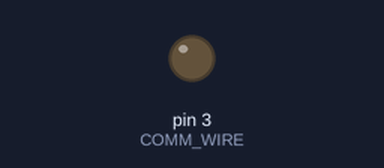
Recording of a sketch running on a simulated Arduino Uno, built with avr-gcc and run on an emulated ATmega328P. Parts: output pins drawn as LEDs (lit = HIGH).

Above: at 0.17 s.
At 2.52 s:
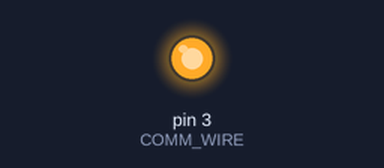
Timing chart, 0 to 3.0 s (numbered marks = the images above):
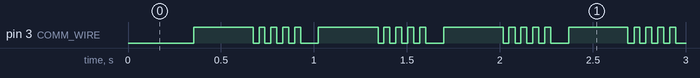

The sketch:

main.ino
```cpp
#include "Comm1W.h"

void setup() {
  // put your setup code here, to run once:
  commInit();

  // For testing, set a random number.
  commSet(170);
}

void loop() {
  // put your main code here, to run repeatedly:
  commLoop();
}
```

Comm1W.cpp
```cpp
#include "Arduino.h"
#include "CommConfig.h"
#include "Comm1W.h"

// Define all the variables we need to handle asynchronous state
boolean comm_sending_sync = false;
boolean comm_sending_sync_1 = false;
boolean comm_sending_sync_2 = false;

// Define all of the other variables we need to support the protocol
char comm_index = 0;
short comm_value = 0;
short comm_value_next = 0;
unsigned long comm_current_millis = 0;
unsigned long comm_target_millis = 0;

// Entry point to initialize the PIN we need.
void commInit() {
  pinMode(COMM_WIRE, OUTPUT);
}

// This method uses the yielding method of pause to allow the rest of the device
// time to process as much as it wants.
boolean comm_can_execute() {
  if (comm_target_millis > comm_current_millis) {
    return false;
  }
  return true;
}

// Update the target delay
void yield_delay(unsigned long ms)
{
  comm_target_millis = comm_current_millis + (ms * 1);
}

// Set the value to send.
void commSet(short number) {
  comm_value_next = number;
}

void commLoop() {
  comm_current_millis = millis();
  // return if we need to delay longer.
  if (comm_can_execute()) {
    if (!comm_sending_sync) {
      if ((comm_value >> comm_index) & 0x01 == 1) {
        // High value
        digitalWrite(COMM_WIRE, true);
      } else {
        // Low value
        digitalWrite(COMM_WIRE, false);
      }
      yield_delay(COMM_TIMING);
      comm_index++;

      if (comm_index >= 10) {
        comm_index = 0;

        comm_sending_sync = true;
        comm_sending_sync_1 = true;
        comm_sending_sync_2 = false;
      }
    } else {
      if (comm_sending_sync_1) {

        // Now that we've completed one full transmission, update the value
        // to be whatever we want to send next.
        comm_value = comm_value_next;

        digitalWrite(COMM_WIRE, false);
        yield_delay(COMM_TIMING * 1);
        comm_sending_sync_1 = false;
        comm_sending_sync_2 = true;
       } else {
        digitalWrite(COMM_WIRE, true);
        yield_delay(COMM_TIMING * 10);
        comm_sending_sync = false;
        comm_sending_sync_1 = false;
        comm_sending_sync_2 = false;
      }
    }
  }
}
```

Comm1W.h
```cpp
#ifndef COMM_1_WIRE
#define COMM_1_WIRE

// NOTE: The following MUST be defined in the main program
// for this library to work.
void commInit();
void commSet(short value);
void commLoop();

#endif
```

CommConfig.h
```cpp
#ifndef COMM_CONFIG_H
#define COMM_CONFIG_H

#define COMM_TIMING    32   // Timing (in ms) between each bit
#define COMM_WIRE      3   // Which pin to use for transmission

#endif
```

Measured:
- by itself, pin 3 (COMM_WIRE): repeats every 0.67 s: 4 × (LOW 0.03 s, HIGH 0.03 s), LOW 0.10 s, HIGH 0.32 s
